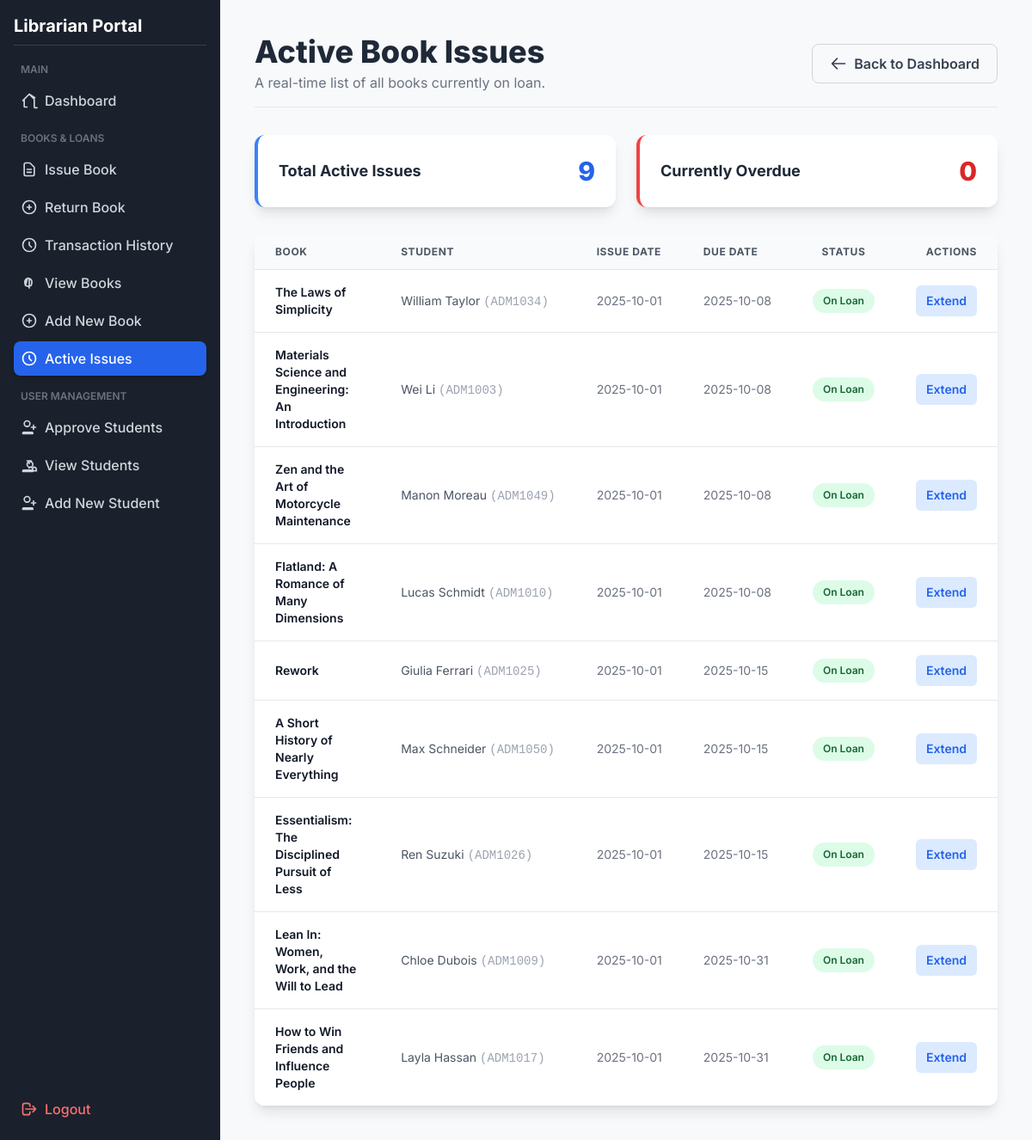
Before: /active_issues (signed in) with the older database file.
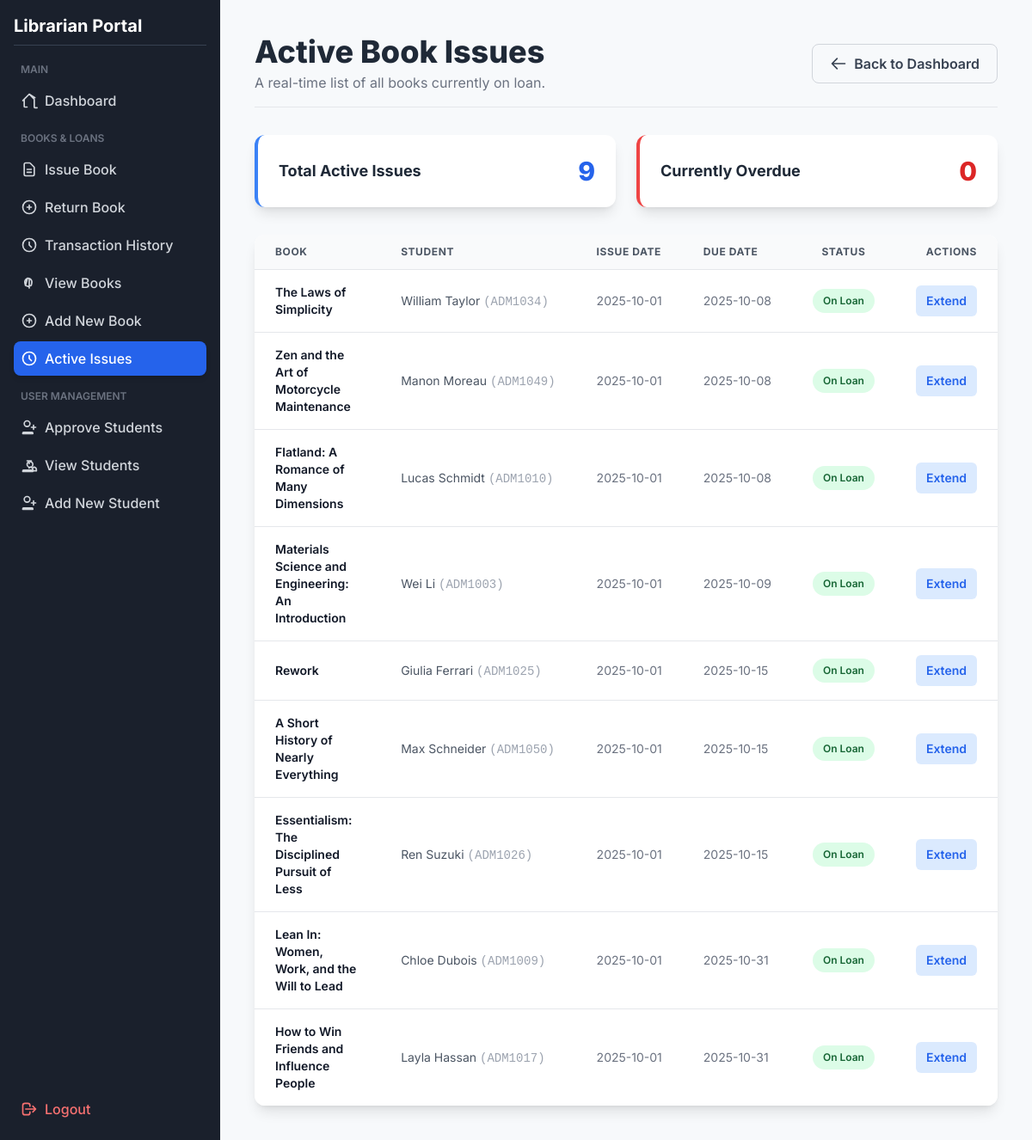
After: the same page with the newer database file.
### tables this page shows
CREATE TABLE transactions (
                            id INTEGER PRIMARY KEY AUTOINCREMENT,
                            book_id INTEGER, 
                            student_id INTEGER, 
                            issue_date TEXT NOT NULL,
                            due_date TEXT NOT NULL,  
                            return_date TEXT,
                            FOREIGN KEY(book_id) REFERENCES books(id) ON DELETE SET NULL,
                            FOREIGN KEY(student_id) REFERENCES students(id) ON DELETE SET NULL
                        );

### app.py (the view)
@app.route("/active_issues")
@login_required
def active_issues():
    with get_connection() as conn:
        transactions = conn.execute("""SELECT t.id, t.student_id, t.issue_date, t.due_date,
                                           COALESCE(b.name, '[DELETED BOOK]') AS book_name,
                                           COALESCE(s.name, '[DELETED STUDENT]') AS student_name,
                                           COALESCE(s.admission_no, 'N/A') AS admission_no,
                                           COALESCE(s.batch, '-') AS batch
                                           FROM transactions t
                                           LEFT JOIN books b ON t.book_id = b.id
                                           LEFT JOIN students s ON t.student_id = s.id
                                           WHERE t.return_date IS NULL
                                           ORDER BY t.due_date ASC""").fetchall()
    today_str = date.today().strftime('%Y-%m-%d')
    transactions_list = []
    for t in transactions:
        t_dict = dict(t)
        t_dict['is_overdue'] = t_dict['due_date'] < today_str
        transactions_list.append(t_dict)
    return render_template("active_issues.html", transactions=transactions_list)

### app.py (called while the page is built)
def get_connection():
    return SQLiteContext(DB_NAME)

@app.context_processor
def inject_pending_count():
    with get_connection() as conn:
        try:
            count = conn.execute("SELECT COUNT(id) FROM students_auth WHERE is_approved = 0").fetchone()[0]
            return dict(pending_count=count)
        except:
            return dict(pending_count=0)

def login_required(f):
    @wraps(f)
    def decorated_function(*args, **kwargs):
        if not session.get('logged_in'):
            flash('Please log in to access this page.', 'danger')
            return redirect(url_for('login'))
        return f(*args, **kwargs)
    return decorated_function

@app.context_processor
def inject_pending_count():
    with get_connection() as conn:
        try:
            count = conn.execute("SELECT COUNT(id) FROM students_auth WHERE is_approved = 0").fetchone()[0]
            return dict(pending_count=count)
        except:
            return dict(pending_count=0)

    def __enter__(self):
        self.conn = sqlite3.connect(self.db_name)
        self.conn.row_factory = sqlite3.Row
        self.conn.execute('PRAGMA foreign_keys = ON;')
        return self.conn

### templates/active_issues.html (shortened to what the changed rows need)
<!DOCTYPE html>
<html lang="en">
<head>
    <script src="https://cdn.tailwindcss.com"></script>
</head>
<body class="min-h-screen">
    <div class="md:flex">
        <div class="sidebar w-full md:w-64 p-4 flex-shrink-0 md:flex md:flex-col md:h-screen md:sticky md:top-0">
            <div class="flex-grow">
                <h2 class="text-xl font-bold text-white mb-4 border-b border-gray-700 pb-2">Librarian Portal</h2>
            </div>
        </div>
        <main class="flex-grow p-10">
            <header class="mb-8 flex flex-col md:flex-row justify-between items-start md:items-center pb-4 border-b border-gray-200">
                <div>
                    <h1 class="text-4xl font-extrabold text-gray-800">Active Book Issues</h1>
                </div>
            </header>
            {% if transactions %}
                <div class="overflow-x-auto bg-white rounded-xl shadow-lg">
                    <table class="min-w-full divide-y divide-gray-200">
                        <thead class="bg-gray-50">
                            <tr>
                                <th class="px-6 py-3 text-left text-xs font-bold text-gray-600 uppercase tracking-wider">Book</th>
                                <th class="px-6 py-3 text-left text-xs font-bold text-gray-600 uppercase tracking-wider">Student</th>
                                <th class="px-6 py-3 text-left text-xs font-bold text-gray-600 uppercase tracking-wider">Issue Date</th>
                                <th class="px-6 py-3 text-left text-xs font-bold text-gray-600 uppercase tracking-wider">Due Date</th>
                                <th class="px-6 py-3 text-center text-xs font-bold text-gray-600 uppercase tracking-wider">Status</th>
                                <th class="px-6 py-3 text-right text-xs font-bold text-gray-600 uppercase tracking-wider">Actions</th>
                            </tr>
                        </thead>
                        <tbody class="bg-white divide-y divide-gray-200">
                            {% for t in transactions %}
                            <tr class="{{ 'bg-red-50 hover:bg-red-100' if t.is_overdue else 'hover:bg-gray-50' }} transition duration-150">
                                <td class="px-6 py-4 text-sm font-semibold text-gray-900">{{ t.book_name }}</td>
                                <td class="px-6 py-4 whitespace-nowrap text-sm text-gray-600">{{ t.student_name }} <span class="font-mono text-gray-400">({{ t.admission_no }})</span></td>
                                <td class="px-6 py-4 whitespace-nowrap text-sm text-gray-500">{{ t.issue_date }}</td>
                                <td class="px-6 py-4 whitespace-nowrap text-sm {{ 'font-bold text-red-700' if t.is_overdue else 'text-gray-500' }}">{{ t.due_date }}</td>
                                <td class="px-6 py-4 whitespace-nowrap text-center">
                                    {% if t.is_overdue %}
                                        <span class="px-3 py-1 inline-flex text-xs leading-5 font-semibold rounded-full bg-red-100 text-red-800">Overdue</span>
                                    {% else %}
                                        <span class="px-3 py-1 inline-flex text-xs leading-5 font-semibold rounded-full bg-green-100 text-green-800">On Loan</span>
                                    {% endif %}
                                </td>
                                <td class="px-6 py-4 whitespace-nowrap text-sm text-right">
                                    <button type="button" class="extend-btn px-3 py-2 text-sm font-semibold rounded-md text-blue-600 bg-blue-100 hover:bg-blue-200 transition"
                                        data-transaction-id="{{ t.id }}"
                                        data-book-name="{{ t.book_name }}"
                                        data-student-name="{{ t.student_name }}"
                                        data-current-due="{{ t.due_date }}">
                                        Extend
                                    </button>
                                </td>
                            </tr>
                            {% endfor %}
                        </tbody>
                    </table>
                </div>
            {% endif %}
        </main>
    </div>
</body>
</html>

Changed rows visible on the page:
changed transactions (number 4 of 9 on the later page): due_date "2025-10-08" → "2025-10-09"; moves down the list
